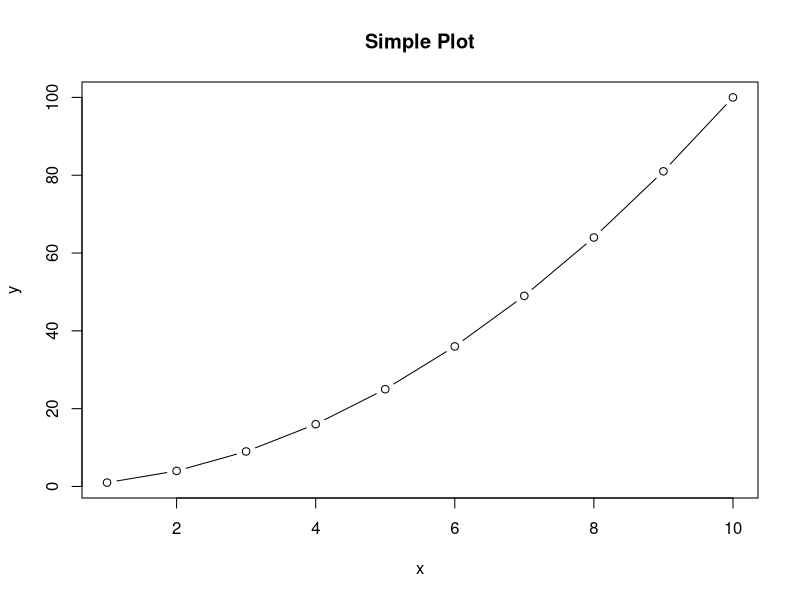

The R script that drew this image:
## ---- chunk 1
# Create a simple plot
x <- 1:10
y <- x^2

plot(x, y, type="b", main="Simple Plot")
